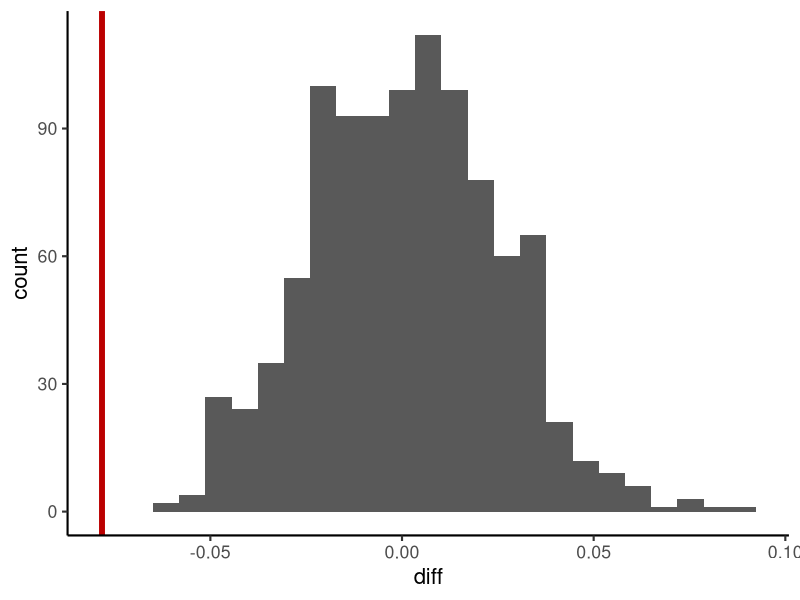
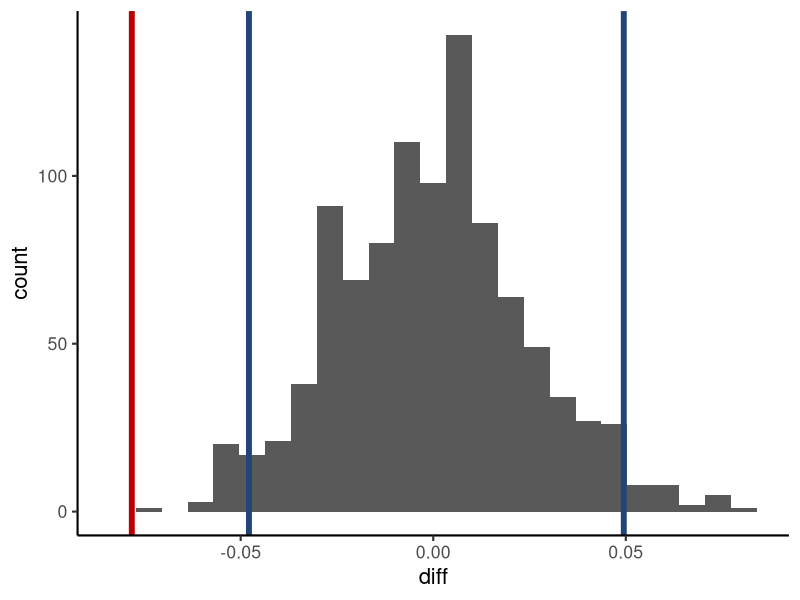
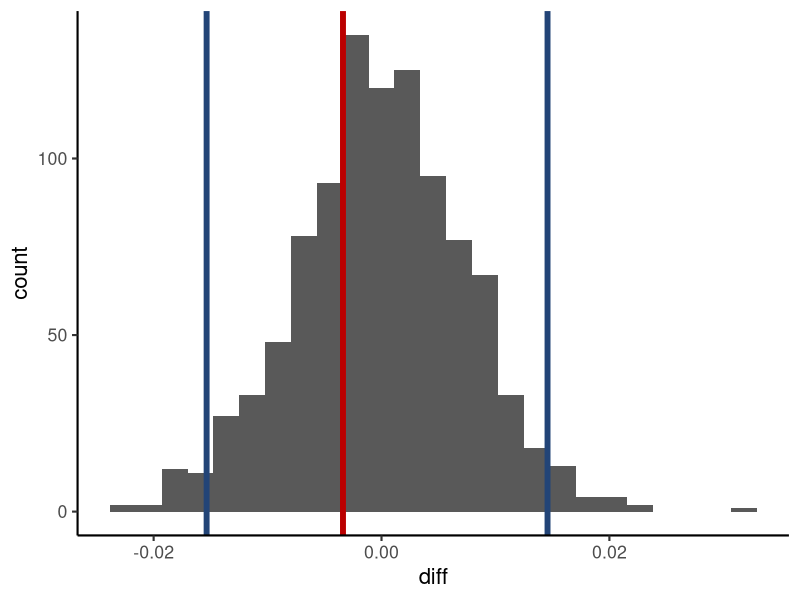

These figures' R source, in order:
## ---- chunk 1
library(tidyverse)

theme_set(theme_classic(base_size = 16))
## ---- chunk 2
meeting_admitted <- 388
meeting_died <- 66
meeting_mortality <- meeting_died / meeting_admitted

nonmeeting_admitted <- 2154
nonmeeting_died <- 535
nonmeeting_mortality <- nonmeeting_died / nonmeeting_admitted

mortality_diff <- meeting_mortality - nonmeeting_mortality

# Make a tibble to show the results
tibble(type = c("Nonmeeting", "Meeting", "Difference"), 
       mortality = c(nonmeeting_mortality, meeting_mortality, mortality_diff))
## ---- chunk 3
day_diff <- function() {
  
  # Make an array with the right number of patients
  patients <- c(rep("Meeting", meeting_admitted), 
                rep("NonMeeting", nonmeeting_admitted))
  
  # randomly select the total who died from the array
  died <- sample(patients, meeting_died + nonmeeting_died) 
  
  # Compute the difference in mortality between Meeting and NonMeeting Days
  died_meeting <- sum(died == "Meeting") / meeting_admitted
  died_nonmeeting <- sum(died == "NonMeeting") / nonmeeting_admitted
  
  return(died_meeting - died_nonmeeting)
}

# One function call
day_diff()
## ---- chunk 4
thousand_diffs <- tibble(diff = replicate(1000, day_diff()))

ggplot(thousand_diffs, aes(x = diff)) + 
  geom_histogram(bins = 25) +
  geom_vline(xintercept = mortality_diff, color = "#bb0000", size = 2) 
## ---- chunk 5
thousand_diffs <- tibble(diff = replicate(1000, day_diff()))

percentile <- .025

thousand_diffs %>% pull(diff)

# Find top and bottom 2.5% percents
lower_percentile <- quantile(thousand_diffs %>% pull(diff), percentile)
upper_percentile <- quantile(thousand_diffs %>% pull(diff), 1-percentile)

#add a vertical line to the random samples to show the empirical data
ggplot(thousand_diffs, aes(x = diff)) + 
  geom_histogram(bins = 25) + 
  geom_vline(xintercept = mortality_diff, color = "#bb0000", size = 2) +
  geom_vline(xintercept = lower_percentile, color = "#224477", size = 2) + 
  geom_vline(xintercept = upper_percentile, color = "#224477", size = 2)
## ---- chunk 6
# Compute the proportion of samples that the actual difference was greater than
mean(mortality_diff >= thousand_diffs %>% pull(diff))
## ---- chunk 7
meeting_admitted <- 3709
meeting_died <- 901
meeting_mortality <- meeting_died / meeting_admitted


nonmeeting_admitted <- 22054
nonmeeting_died <- 5432
nonmeeting_mortality <- nonmeeting_died / nonmeeting_admitted


mortality_diff <- meeting_mortality - nonmeeting_mortality


# Make a tibble to show the results
tibble(type = c("Nonmeeting", "Meeting", "Difference"), 
       mortality = c(nonmeeting_mortality, meeting_mortality, mortality_diff))
## ---- chunk 8
thousand_diffs <- tibble(diff = replicate(1000, day_diff()))

# Find top and bottom 2.5% percents
lower_percentile <- quantile(thousand_diffs %>% pull(diff), percentile)
upper_percentile <- quantile(thousand_diffs %>% pull(diff), 1 - percentile)

#add a vertical line to the random samples to show the empirical data
ggplot(thousand_diffs, aes(x = diff)) + 
  geom_histogram(bins = 25) + 
  geom_vline(xintercept = mortality_diff, color = "#bb0000", size = 2) +
  geom_vline(xintercept = lower_percentile, color = "#224477", size = 2) + 
  geom_vline(xintercept = upper_percentile, color = "#224477", size = 2)
